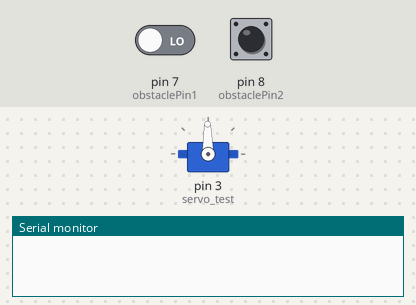
Bench run of a sketch on a simulated Arduino Uno, built with avr-gcc and run on an emulated ATmega328P. Parts: servo, the last lines printed to the serial monitor. The inputs (shaded band) are chosen by the test bench; at power-on: pin 7 (obstaclePin1) LOW, pin 8 (obstaclePin2) LOW.

Above: at 1.2 s.
1.3 s: pin 7 (obstaclePin1) driven HIGH
At 2.5 s:
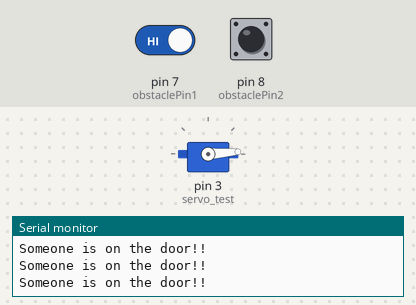
2.8 s: pin 7 (obstaclePin1) driven LOW
At 3.8 s:
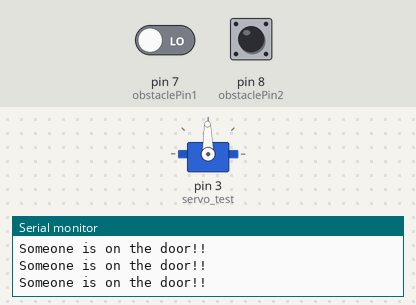
4.3 s: pin 8 (obstaclePin2) driven HIGH
At 5.0 s:
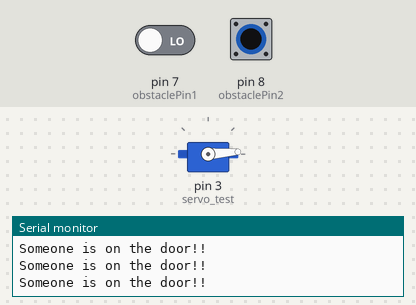
5.8 s: pin 8 (obstaclePin2) pulsed LOW 5 times (0.12 s each, 0.3 s apart)
At 6.02 s:
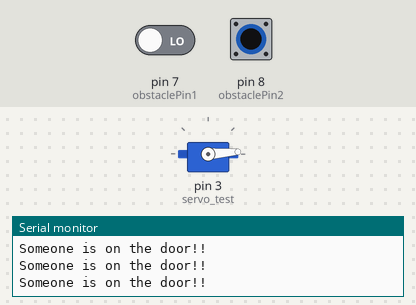
Timing chart, 0 to 8.8 s (numbered marks = the images above; inputs shaded):
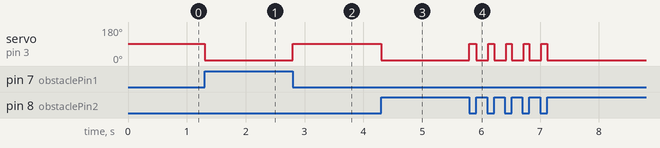

The sketch:

_gate.ino
```cpp
#include<Servo.h>
Servo servo_test;
int obstaclePin1 = 7;  // This is our input pin
int obstaclePin2 = 8;  // This is our input pin
int LED = 13; // Use the onboard Uno LED
int hasObstacle1 = HIGH;  // HIGH MEANS NO OBSTACLE
int hasObstacle2 = HIGH;  // HIGH MEANS NO OBSTACLE
void setup() {
  servo_test.attach(3);
  // put your setup code here, to run once:
   Serial.begin(9600);

}

void loop() {
  // put your main code here, to run repeatedly:
  hasObstacle1 = digitalRead(obstaclePin1);//Reads the output of the obstacle sensor from the 7th PIN of the Digital section of the arduino
  hasObstacle2 = digitalRead(obstaclePin2);
  if (hasObstacle1 == HIGH || hasObstacle2 == HIGH) //LOW means something is ahead, so illuminates the 13th Port connected LED
  {
    Serial.println("Someone is on the door!!");

    digitalWrite(LED, HIGH);//Illuminates the 13th Port LED
    servo_test.write(4);
  }
  else
  {
//    Serial.println("Path is clear");
    digitalWrite(LED, LOW);
    servo_test.write(91);
  }
//  delay(10);

}
```

Measured:
- after the input at 1.3 s, servo on pin 3 (servo_test): 91° → 4° at once
- after the input at 2.8 s, servo on pin 3 (servo_test): 4° → 91° at once
- after the input at 4.3 s, servo on pin 3 (servo_test): 91° → 4° at once
- after the input at 5.8 s, servo on pin 3 (servo_test): alternates 91° for 0.10 s and 4° for 0.20 s, 10 changes in all, then stays 4°, starting at once
